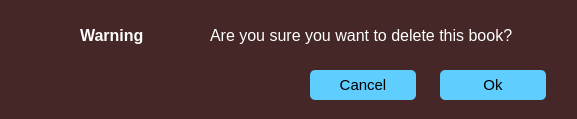
<?xml version="1.0" encoding="UTF-8"?>
<ui version="4.0">
 <class>CriticalMsgBox</class>
 <widget class="QMainWindow" name="CriticalMsgBox">
  <property name="geometry">
   <rect>
    <x>0</x>
    <y>0</y>
    <width>577</width>
    <height>119</height>
   </rect>
  </property>
  <property name="windowTitle">
   <string>MainWindow</string>
  </property>
  <property name="styleSheet">
   <string notr="true">QWidget{
	background-color: #442726;
}

QLineEdit{
	background-color: #2F2F2F;
	border-radius: 3px;
	color: white;
	border-bottom: 1px;
	border-style: solid;
	border-color: #979797;
}

QLineEdit:focus{
	border-color: #60CDFF;
}

QPushButton
{
    color: black;
    font-size: 15px;
    background-color: #60CDFF;
    border-radius: 5px;
    font-family: &quot;Noto Sans&quot;
}

QPushButton::hover{ 
    background-color: #60CDFF;
}

QPushButton:pressed{
    border-width: 1px;
    border-style: solid;
	border-color: white;
}

QLabel
{
    color: white;
	font-size: 16px;
    font-family: &quot;Noto Sans&quot;;l
    border-radius: 5px;
}</string>
  </property>
  <widget class="QWidget" name="centralwidget">
   <widget class="QLabel" name="img">
    <property name="geometry">
     <rect>
      <x>20</x>
      <y>20</y>
      <width>35</width>
      <height>32</height>
     </rect>
    </property>
    <property name="text">
     <string/>
    </property>
   </widget>
   <widget class="QLabel" name="label_2">
    <property name="geometry">
     <rect>
      <x>80</x>
      <y>20</y>
      <width>111</width>
      <height>31</height>
     </rect>
    </property>
    <property name="styleSheet">
     <string notr="true">QLabel{
	font-weight: bold;
}</string>
    </property>
    <property name="text">
     <string>Warning</string>
    </property>
   </widget>
   <widget class="QLabel" name="text">
    <property name="geometry">
     <rect>
      <x>210</x>
      <y>20</y>
      <width>351</width>
      <height>31</height>
     </rect>
    </property>
    <property name="text">
     <string>Are you sure you want to delete this book?</string>
    </property>
   </widget>
   <widget class="QPushButton" name="cancelButton">
    <property name="geometry">
     <rect>
      <x>310</x>
      <y>70</y>
      <width>106</width>
      <height>30</height>
     </rect>
    </property>
    <property name="text">
     <string>Cancel</string>
    </property>
   </widget>
   <widget class="QPushButton" name="okButton">
    <property name="geometry">
     <rect>
      <x>440</x>
      <y>70</y>
      <width>106</width>
      <height>30</height>
     </rect>
    </property>
    <property name="text">
     <string>Ok</string>
    </property>
   </widget>
  </widget>
 </widget>
 <resources/>
 <connections/>
</ui>
